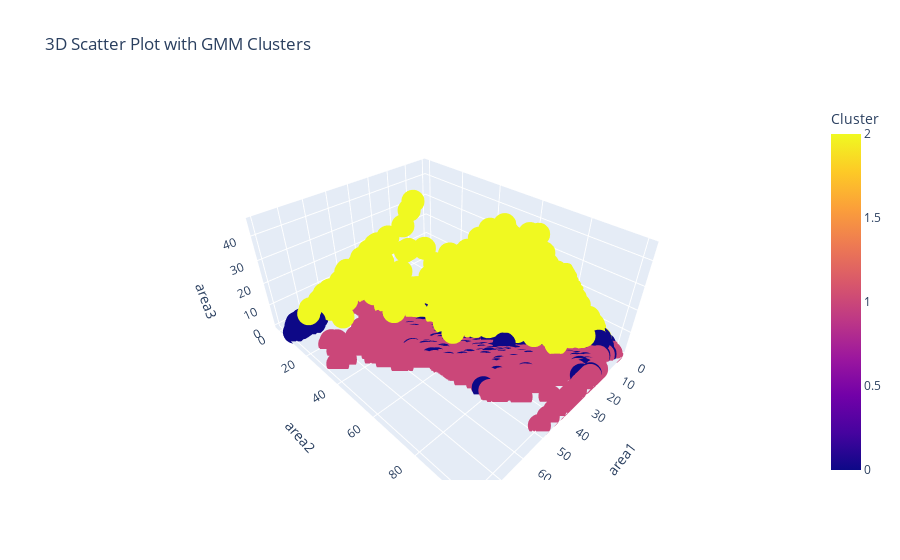

Notebook cell for this chart:
### Code cell
import plotly.express as px
import pandas as pd
from sklearn.mixture import GaussianMixture
from sklearn.preprocessing import StandardScaler

# 예제 데이터 생성 (이 부분을 실제 데이터에 맞게 수정)
np.random.seed(42)
data = pd.DataFrame({
    'area1': df.area1,
    'area2': df.area2,
    'area3': df.area3,
    'label': df.gmm_label  # 가상의 레이블 데이터, 실제 데이터에 맞게 수정
})

# 데이터 정규화
scaler = StandardScaler()
scaled_data = scaler.fit_transform(data[['area1', 'area2', 'area3']])

# GMM 모델 적용
gmm = GaussianMixture(n_components=3, random_state=42)
data['label'] = gmm.fit_predict(scaled_data)

# 3D 산점도 그리기
fig = px.scatter_3d(data, x='area1', y='area2', z='area3', color='label',
                    title='3D Scatter Plot with GMM Clusters', labels={'label': 'Cluster'}, size_max=1)
fig.show()

### Figure 1 — Plotly figure (JSON) as saved in the notebook; plotly's stock layout.template omitted (floating-point values rounded to 4 significant figures; data arrays with more than 128 entries replaced by an {"elided": "..."} marker saying what was removed)
{"data": [{"hovertemplate": "area1=%{x}<br>area2=%{y}<br>area3=%{z}<br>Cluster=%{marker.color}<extra></extra>", "legendgroup": "", "marker": {"color": {"elided": "12192 int values"}, "coloraxis": "coloraxis", "symbol": "circle"}, "mode": "markers", "name": "", "scene": "scene", "showlegend": false, "type": "scatter3d", "x": {"elided": "12192 float values"}, "y": {"elided": "12192 float values"}, "z": {"elided": "12192 float values"}}], "layout": {"coloraxis": {"colorbar": {"title": {"text": "Cluster"}}, "colorscale": [[0, "#0d0887"], [0.1111, "#46039f"], [0.2222, "#7201a8"], [0.3333, "#9c179e"], [0.4444, "#bd3786"], [0.5556, "#d8576b"], [0.6667, "#ed7953"], [0.7778, "#fb9f3a"], [0.8889, "#fdca26"], [1, "#f0f921"]]}, "legend": {"tracegroupgap": 0}, "scene": {"domain": {"x": [0, 1], "y": [0, 1]}, "xaxis": {"title": {"text": "area1"}}, "yaxis": {"title": {"text": "area2"}}, "zaxis": {"title": {"text": "area3"}}}, "title": {"text": "3D Scatter Plot with GMM Clusters"}}}
